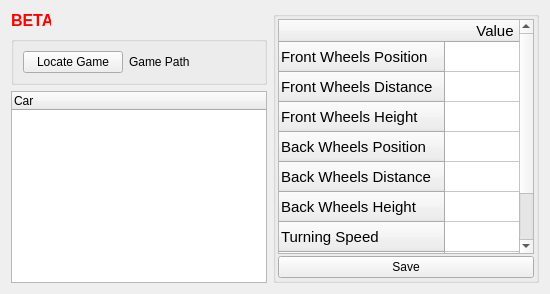
      <widget class="QWidget" name="carsTab">
       <attribute name="title">
        <string>Cars Parameters</string>
       </attribute>
       <layout class="QHBoxLayout" name="horizontalLayout_5">
        <item>
         <layout class="QVBoxLayout" name="verticalLayout_2">
          <item>
           <widget class="QLabel" name="label_2">
            <property name="maximumSize">
             <size>
              <width>40</width>
              <height>16777215</height>
             </size>
            </property>
            <property name="font">
             <font>
              <pointsize>12</pointsize>
              <bold>true</bold>
             </font>
            </property>
            <property name="styleSheet">
             <string notr="true">color: red;</string>
            </property>
            <property name="text">
             <string>BETA</string>
            </property>
           </widget>
          </item>
          <item>
           <widget class="QGroupBox" name="groupBox_4">
            <property name="title">
             <string/>
            </property>
            <layout class="QHBoxLayout" name="horizontalLayout_3">
             <item>
              <widget class="QPushButton" name="locateButton">
               <property name="maximumSize">
                <size>
                 <width>100</width>
                 <height>16777215</height>
                </size>
               </property>
               <property name="text">
                <string>Locate Game</string>
               </property>
              </widget>
             </item>
             <item>
              <widget class="QLabel" name="locateLabel">
               <property name="text">
                <string>Game Path</string>
               </property>
              </widget>
             </item>
            </layout>
           </widget>
          </item>
          <item>
           <widget class="QTreeWidget" name="carTree">
            <column>
             <property name="text">
              <string>Car</string>
             </property>
            </column>
           </widget>
          </item>
         </layout>
        </item>
        <item>
         <widget class="QGroupBox" name="groupBox_3">
          <property name="title">
           <string/>
          </property>
          <layout class="QGridLayout" name="gridLayout_2" rowstretch="0,0">
           <property name="leftMargin">
            <number>2</number>
           </property>
           <property name="topMargin">
            <number>2</number>
           </property>
           <property name="rightMargin">
            <number>2</number>
           </property>
           <property name="bottomMargin">
            <number>2</number>
           </property>
           <property name="spacing">
            <number>2</number>
           </property>
           <item row="0" column="0">
            <widget class="QTableWidget" name="paramsTable">
             <property name="font">
              <font>
               <pointsize>11</pointsize>
               <bold>false</bold>
               <kerning>true</kerning>
              </font>
             </property>
             <property name="locale">
              <locale language="Russian" country="Russia"/>
             </property>
             <property name="showGrid">
              <bool>true</bool>
             </property>
             <property name="gridStyle">
              <enum>Qt::PenStyle::SolidLine</enum>
             </property>
             <property name="wordWrap">
              <bool>true</bool>
             </property>
             <property name="rowCount">
              <number>9</number>
             </property>
             <property name="columnCount">
              <number>1</number>
             </property>
             <attribute name="horizontalHeaderVisible">
              <bool>true</bool>
             </attribute>
             <attribute name="horizontalHeaderCascadingSectionResizes">
              <bool>false</bool>
             </attribute>
             <attribute name="verticalHeaderCascadingSectionResizes">
              <bool>false</bool>
             </attribute>
             <row>
              <property name="text">
               <string>Front Wheels Position</string>
              </property>
             </row>
             <row>
              <property name="text">
               <string>Front Wheels Distance</string>
              </property>
             </row>
             <row>
              <property name="text">
               <string>Front Wheels Height</string>
              </property>
             </row>
             <row>
              <property name="text">
               <string>Back Wheels Position</string>
              </property>
             </row>
             <row>
              <property name="text">
               <string>Back Wheels Distance</string>
              </property>
             </row>
             <row>
              <property name="text">
               <string>Back Wheels Height</string>
              </property>
             </row>
             <row>
              <property name="text">
               <string>Turning Speed</string>
              </property>
             </row>
             <row>
              <property name="text">
               <string>Speed</string>
              </property>
             </row>
             <row>
              <property name="text">
               <string>is NPC</string>
              </property>
             </row>
             <column>
              <property name="text">
               <string>Value</string>
              </property>
             </column>
            </widget>
           </item>
           <item row="1" column="0">
            <widget class="QPushButton" name="saveParamsButton">
             <property name="text">
              <string>Save</string>
             </property>
            </widget>
           </item>
          </layout>
         </widget>
        </item>
       </layout>
      </widget>
